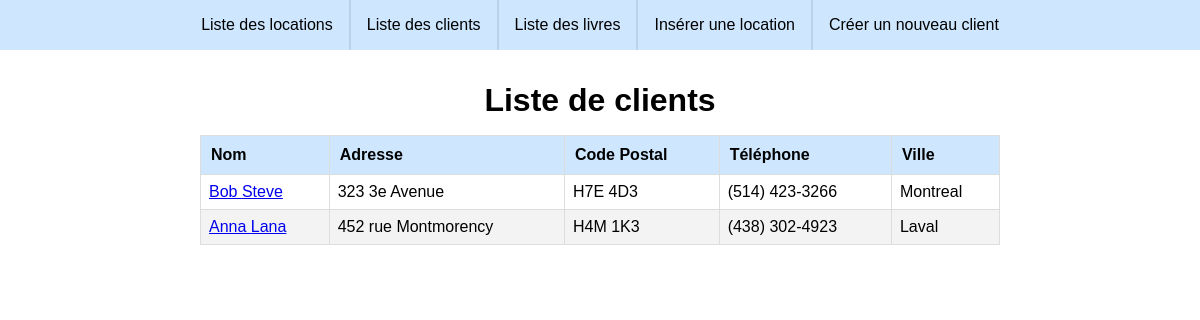
/client-index.php, run on the app's committed database.
### tables this page shows
CREATE TABLE IF NOT EXISTS `client` (
  `id` INT NOT NULL AUTO_INCREMENT,
  `nom` VARCHAR(25) NOT NULL,
  `prenom` VARCHAR(25) NOT NULL,
  `adresse` VARCHAR(50) NOT NULL,
  `code_postal` VARCHAR(15) NOT NULL,
  `phone` VARCHAR(15) NOT NULL,
  `ville_id` INT NOT NULL,
  PRIMARY KEY (`id`),
  INDEX `fk_client_ville1_idx` (`ville_id` ASC),
  CONSTRAINT `fk_client_ville1`
    FOREIGN KEY (`ville_id`)
    REFERENCES `ville` (`id`)
    ON DELETE NO ACTION
    ON UPDATE NO ACTION);

CREATE TABLE IF NOT EXISTS `ville` (
  `id` INT NOT NULL AUTO_INCREMENT,
  `nom` VARCHAR(40) NOT NULL,
  PRIMARY KEY (`id`));

### class/Crud.php (called while the page is built, shortened)
<?php
class Crud extends PDO
{
    public function select($table, $field='id', $order='ASC' )
    {
        $sql = "SELECT * FROM $table ORDER BY $field $order";
        $stmt  = $this->query($sql);
        return  $stmt->fetchAll();
    }
    public function selectCompare($id, $col='*', $table)
    {
        $sql = "SELECT $col FROM $table WHERE $id = id";
        $stmt  = $this->query($sql);
        return  $stmt->fetch();
    }
}
?>

### client-index.php (the view, shortened to what this page needs)
<?php
require_once "class/Crud.php";
$Crud = new Crud;
$client = $Crud->select("client", "nom", "DESC");
?>
<!DOCTYPE html>
<html lang="en">
<head>
    <link rel="stylesheet" href="css/style.css">
</head>
<body>
    <nav>
        <a href="index.php">Liste des locations</a>
        <a href="client-index.php">Liste des clients</a>
        <a href="livre-index.php">Liste des livres</a>
        <a href="location-create.php">Insérer une location</a>
        <a href="client-create.php">Créer un nouveau client</a>
    </nav>
    <main>
        <h1>Liste de clients</h1>
        <table>
            <thead>
                <tr>
                    <th>Nom</th>
                    <th>Adresse</th>
                    <th>Code Postal</th>
                    <th>Téléphone</th>
                    <th>Ville</th>
                </tr>
            </thead>
            <tbody>
                <?php
                    foreach($client as $row){
                        $ville = $Crud->selectCompare($row['ville_id'], '*', 'ville');
                ?>
                    <tr>
                        <td><a href="client-show.php?id=<?php echo $row['id'] ?>"><?php echo $row['prenom'] . ' ' . $row['nom'] ?></a></td>
                        <td><?php echo $row['adresse']; ?></td>
                        <td><?php echo $row['code_postal']; ?></td>
                        <td><?php echo $row['phone']; ?></td>
                        <td><?php echo $ville['nom']; ?></td>
                    </tr>
                <?php
                    }
                ?>
            </tbody>
        </table>
    </main>
</body>
</html>

### css/style.css (style rules this page uses)
* { margin: 0; padding: 0; font-family: sans-serif; }
h1 { text-align: center; }
nav { display: flex; justify-content: center; background-color: rgb(206, 231, 255); }
nav a { color: black; padding: 1em; text-decoration: none; }
nav a:not(:first-of-type) { border-left: 2px solid rgba(25, 25, 25, 0.1); }
main { display: flex; flex-direction: column; max-width: 800px; margin-inline: auto; }
main > * { margin-inline: auto; margin-top: 1em; }
table { border-collapse: collapse; width: 100%; }
table td, table th { border: 1px solid #ddd; padding: 8px; }
table tr:nth-child(even) { background-color: rgb(243, 243, 243); }
table th { padding: 10px; text-align: left; width: fit-content; background-color: rgb(206, 231, 255); }

### data on the page
client: prenom "Bob", nom "Steve", adresse "323 3e Avenue", code_postal "H7E 4D3", phone "(514) 423-3266", ville.nom "Montreal"
client: prenom "Anna", nom "Lana", adresse "452 rue Montmorency", code_postal "H4M 1K3", phone "(438) 302-4923", ville.nom "Laval"
